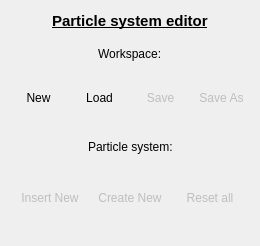
<?xml version="1.0" encoding="UTF-8"?>
<ui version="4.0">
 <class>CWorkspacePage</class>
 <widget class="QWidget" name="CWorkspacePage">
  <property name="geometry">
   <rect>
    <x>0</x>
    <y>0</y>
    <width>258</width>
    <height>246</height>
   </rect>
  </property>
  <property name="windowTitle">
   <string>Form</string>
  </property>
  <layout class="QVBoxLayout" name="verticalLayout">
   <item>
    <layout class="QHBoxLayout" name="horizontalLayout_3">
     <item>
      <spacer name="horizontalSpacer">
       <property name="orientation">
        <enum>Qt::Horizontal</enum>
       </property>
       <property name="sizeHint" stdset="0">
        <size>
         <width>40</width>
         <height>20</height>
        </size>
       </property>
      </spacer>
     </item>
     <item>
      <widget class="QLabel" name="label">
       <property name="font">
        <font>
         <pointsize>11</pointsize>
         <weight>75</weight>
         <italic>false</italic>
         <bold>true</bold>
         <underline>true</underline>
        </font>
       </property>
       <property name="lineWidth">
        <number>0</number>
       </property>
       <property name="text">
        <string>Particle system editor</string>
       </property>
      </widget>
     </item>
     <item>
      <spacer name="horizontalSpacer_2">
       <property name="orientation">
        <enum>Qt::Horizontal</enum>
       </property>
       <property name="sizeHint" stdset="0">
        <size>
         <width>40</width>
         <height>20</height>
        </size>
       </property>
      </spacer>
     </item>
    </layout>
   </item>
   <item>
    <spacer name="verticalSpacer">
     <property name="orientation">
      <enum>Qt::Vertical</enum>
     </property>
     <property name="sizeHint" stdset="0">
      <size>
       <width>20</width>
       <height>1</height>
      </size>
     </property>
    </spacer>
   </item>
   <item>
    <layout class="QHBoxLayout" name="horizontalLayout_4">
     <item>
      <spacer name="horizontalSpacer_3">
       <property name="orientation">
        <enum>Qt::Horizontal</enum>
       </property>
       <property name="sizeHint" stdset="0">
        <size>
         <width>40</width>
         <height>20</height>
        </size>
       </property>
      </spacer>
     </item>
     <item>
      <widget class="QLabel" name="label_2">
       <property name="text">
        <string>Workspace:</string>
       </property>
      </widget>
     </item>
     <item>
      <spacer name="horizontalSpacer_4">
       <property name="orientation">
        <enum>Qt::Horizontal</enum>
       </property>
       <property name="sizeHint" stdset="0">
        <size>
         <width>40</width>
         <height>20</height>
        </size>
       </property>
      </spacer>
     </item>
    </layout>
   </item>
   <item>
    <layout class="QHBoxLayout" name="horizontalLayout">
     <item>
      <widget class="QToolButton" name="newToolButton">
       <property name="minimumSize">
        <size>
         <width>55</width>
         <height>55</height>
        </size>
       </property>
       <property name="maximumSize">
        <size>
         <width>55</width>
         <height>55</height>
        </size>
       </property>
       <property name="text">
        <string>New</string>
       </property>
       <property name="icon">
        <iconset resource="object_viewer_qt.qrc">
         <normaloff>:/images/new.png</normaloff>:/images/new.png</iconset>
       </property>
       <property name="iconSize">
        <size>
         <width>32</width>
         <height>32</height>
        </size>
       </property>
       <property name="toolButtonStyle">
        <enum>Qt::ToolButtonTextUnderIcon</enum>
       </property>
       <property name="autoRaise">
        <bool>true</bool>
       </property>
      </widget>
     </item>
     <item>
      <widget class="QToolButton" name="loadToolButton">
       <property name="minimumSize">
        <size>
         <width>55</width>
         <height>55</height>
        </size>
       </property>
       <property name="maximumSize">
        <size>
         <width>55</width>
         <height>55</height>
        </size>
       </property>
       <property name="text">
        <string>Load</string>
       </property>
       <property name="icon">
        <iconset resource="object_viewer_qt.qrc">
         <normaloff>:/images/open-file.png</normaloff>:/images/open-file.png</iconset>
       </property>
       <property name="iconSize">
        <size>
         <width>32</width>
         <height>32</height>
        </size>
       </property>
       <property name="toolButtonStyle">
        <enum>Qt::ToolButtonTextUnderIcon</enum>
       </property>
       <property name="autoRaise">
        <bool>true</bool>
       </property>
      </widget>
     </item>
     <item>
      <widget class="QToolButton" name="saveToolButton">
       <property name="enabled">
        <bool>false</bool>
       </property>
       <property name="minimumSize">
        <size>
         <width>55</width>
         <height>55</height>
        </size>
       </property>
       <property name="maximumSize">
        <size>
         <width>55</width>
         <height>55</height>
        </size>
       </property>
       <property name="text">
        <string>Save</string>
       </property>
       <property name="icon">
        <iconset resource="object_viewer_qt.qrc">
         <normaloff>:/images/save.png</normaloff>:/images/save.png</iconset>
       </property>
       <property name="iconSize">
        <size>
         <width>32</width>
         <height>32</height>
        </size>
       </property>
       <property name="checkable">
        <bool>false</bool>
       </property>
       <property name="toolButtonStyle">
        <enum>Qt::ToolButtonTextUnderIcon</enum>
       </property>
       <property name="autoRaise">
        <bool>true</bool>
       </property>
      </widget>
     </item>
     <item>
      <widget class="QToolButton" name="saveAsToolButton">
       <property name="enabled">
        <bool>false</bool>
       </property>
       <property name="minimumSize">
        <size>
         <width>55</width>
         <height>55</height>
        </size>
       </property>
       <property name="maximumSize">
        <size>
         <width>55</width>
         <height>55</height>
        </size>
       </property>
       <property name="text">
        <string>Save As</string>
       </property>
       <property name="icon">
        <iconset resource="object_viewer_qt.qrc">
         <normaloff>:/images/save-as.png</normaloff>:/images/save-as.png</iconset>
       </property>
       <property name="iconSize">
        <size>
         <width>32</width>
         <height>32</height>
        </size>
       </property>
       <property name="toolButtonStyle">
        <enum>Qt::ToolButtonTextUnderIcon</enum>
       </property>
       <property name="autoRaise">
        <bool>true</bool>
       </property>
      </widget>
     </item>
    </layout>
   </item>
   <item>
    <spacer name="verticalSpacer_2">
     <property name="orientation">
      <enum>Qt::Vertical</enum>
     </property>
     <property name="sizeHint" stdset="0">
      <size>
       <width>20</width>
       <height>1</height>
      </size>
     </property>
    </spacer>
   </item>
   <item>
    <layout class="QHBoxLayout" name="horizontalLayout_5">
     <item>
      <spacer name="horizontalSpacer_5">
       <property name="orientation">
        <enum>Qt::Horizontal</enum>
       </property>
       <property name="sizeHint" stdset="0">
        <size>
         <width>40</width>
         <height>20</height>
        </size>
       </property>
      </spacer>
     </item>
     <item>
      <widget class="QLabel" name="label_3">
       <property name="text">
        <string>Particle system:</string>
       </property>
      </widget>
     </item>
     <item>
      <spacer name="horizontalSpacer_6">
       <property name="orientation">
        <enum>Qt::Horizontal</enum>
       </property>
       <property name="sizeHint" stdset="0">
        <size>
         <width>40</width>
         <height>20</height>
        </size>
       </property>
      </spacer>
     </item>
    </layout>
   </item>
   <item>
    <layout class="QHBoxLayout" name="horizontalLayout_2">
     <item>
      <widget class="QToolButton" name="insertToolButton">
       <property name="enabled">
        <bool>false</bool>
       </property>
       <property name="minimumSize">
        <size>
         <width>70</width>
         <height>65</height>
        </size>
       </property>
       <property name="maximumSize">
        <size>
         <width>61</width>
         <height>61</height>
        </size>
       </property>
       <property name="text">
        <string>Insert New</string>
       </property>
       <property name="icon">
        <iconset resource="object_viewer_qt.qrc">
         <normaloff>:/images/pqrticles.png</normaloff>:/images/pqrticles.png</iconset>
       </property>
       <property name="iconSize">
        <size>
         <width>32</width>
         <height>32</height>
        </size>
       </property>
       <property name="toolButtonStyle">
        <enum>Qt::ToolButtonTextUnderIcon</enum>
       </property>
       <property name="autoRaise">
        <bool>true</bool>
       </property>
      </widget>
     </item>
     <item>
      <widget class="QToolButton" name="createToolButton">
       <property name="enabled">
        <bool>false</bool>
       </property>
       <property name="minimumSize">
        <size>
         <width>70</width>
         <height>65</height>
        </size>
       </property>
       <property name="maximumSize">
        <size>
         <width>61</width>
         <height>61</height>
        </size>
       </property>
       <property name="text">
        <string>Create New</string>
       </property>
       <property name="icon">
        <iconset resource="object_viewer_qt.qrc">
         <normaloff>:/images/insert.png</normaloff>:/images/insert.png</iconset>
       </property>
       <property name="iconSize">
        <size>
         <width>32</width>
         <height>32</height>
        </size>
       </property>
       <property name="toolButtonStyle">
        <enum>Qt::ToolButtonTextUnderIcon</enum>
       </property>
       <property name="autoRaise">
        <bool>true</bool>
       </property>
      </widget>
     </item>
     <item>
      <widget class="QToolButton" name="resetToolButton">
       <property name="enabled">
        <bool>false</bool>
       </property>
       <property name="minimumSize">
        <size>
         <width>70</width>
         <height>65</height>
        </size>
       </property>
       <property name="maximumSize">
        <size>
         <width>61</width>
         <height>61</height>
        </size>
       </property>
       <property name="text">
        <string>Reset all</string>
       </property>
       <property name="icon">
        <iconset resource="object_viewer_qt.qrc">
         <normaloff>:/images/clear.png</normaloff>:/images/clear.png</iconset>
       </property>
       <property name="iconSize">
        <size>
         <width>32</width>
         <height>32</height>
        </size>
       </property>
       <property name="toolButtonStyle">
        <enum>Qt::ToolButtonTextUnderIcon</enum>
       </property>
       <property name="autoRaise">
        <bool>true</bool>
       </property>
      </widget>
     </item>
    </layout>
   </item>
   <item>
    <spacer name="verticalSpacer_3">
     <property name="orientation">
      <enum>Qt::Vertical</enum>
     </property>
     <property name="sizeHint" stdset="0">
      <size>
       <width>20</width>
       <height>3</height>
      </size>
     </property>
    </spacer>
   </item>
  </layout>
 </widget>
 <resources>
  <include location="object_viewer_qt.qrc"/>
 </resources>
 <connections/>
</ui>
